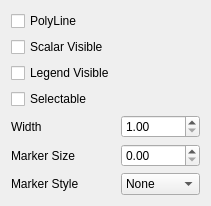
<?xml version="1.0" encoding="UTF-8"?>
<ui version="4.0">
 <class>LinePlotSettings</class>
 <widget class="QWidget" name="LinePlotSettings">
  <property name="geometry">
   <rect>
    <x>0</x>
    <y>0</y>
    <width>202</width>
    <height>180</height>
   </rect>
  </property>
  <property name="windowTitle">
   <string>Form</string>
  </property>
  <layout class="QGridLayout" name="gridLayout_2">
   <item row="0" column="0">
    <layout class="QGridLayout" name="gridLayout">
     <item row="3" column="0">
      <widget class="QCheckBox" name="selectableCheckBox">
       <property name="text">
        <string>Selectable</string>
       </property>
      </widget>
     </item>
     <item row="6" column="1">
      <widget class="QComboBox" name="markerStyleCombo">
       <item>
        <property name="text">
         <string>None</string>
        </property>
       </item>
       <item>
        <property name="text">
         <string>Cross</string>
        </property>
       </item>
       <item>
        <property name="text">
         <string>Plus</string>
        </property>
       </item>
       <item>
        <property name="text">
         <string>Square</string>
        </property>
       </item>
       <item>
        <property name="text">
         <string>Circle</string>
        </property>
       </item>
       <item>
        <property name="text">
         <string>Diamond</string>
        </property>
       </item>
      </widget>
     </item>
     <item row="2" column="0">
      <widget class="QCheckBox" name="legendVisibleCheckBox">
       <property name="text">
        <string>Legend Visible</string>
       </property>
      </widget>
     </item>
     <item row="0" column="0">
      <widget class="QCheckBox" name="polylineCheckBox">
       <property name="text">
        <string>PolyLine</string>
       </property>
      </widget>
     </item>
     <item row="6" column="0">
      <widget class="QLabel" name="label_2">
       <property name="text">
        <string>Marker Style</string>
       </property>
      </widget>
     </item>
     <item row="1" column="0">
      <widget class="QCheckBox" name="scalarVisibleCheckBox">
       <property name="text">
        <string>Scalar Visible</string>
       </property>
      </widget>
     </item>
     <item row="5" column="0">
      <widget class="QLabel" name="label">
       <property name="text">
        <string>Marker Size</string>
       </property>
      </widget>
     </item>
     <item row="5" column="1">
      <widget class="QDoubleSpinBox" name="markerSizeSpinBox"/>
     </item>
     <item row="4" column="0">
      <widget class="QLabel" name="label_3">
       <property name="text">
        <string>Width</string>
       </property>
      </widget>
     </item>
     <item row="4" column="1">
      <widget class="QDoubleSpinBox" name="widthSpinBox">
       <property name="minimum">
        <double>1.000000000000000</double>
       </property>
      </widget>
     </item>
    </layout>
   </item>
  </layout>
 </widget>
 <resources/>
 <connections/>
</ui>
